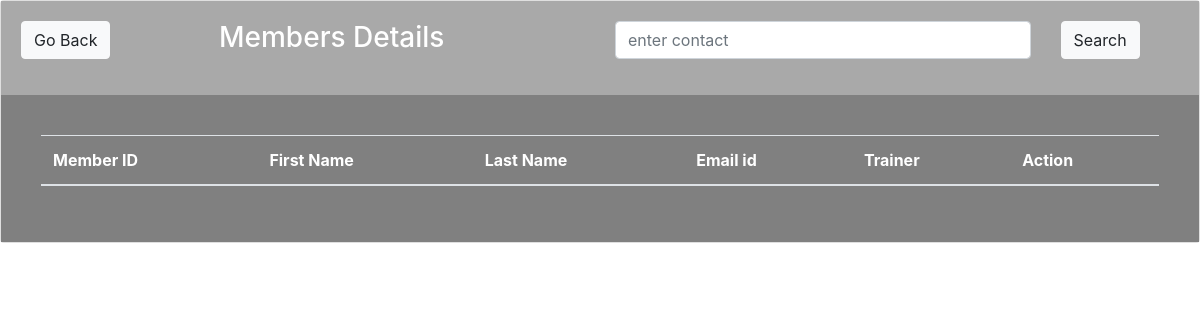
Page /member_details.php on the earlier database version.
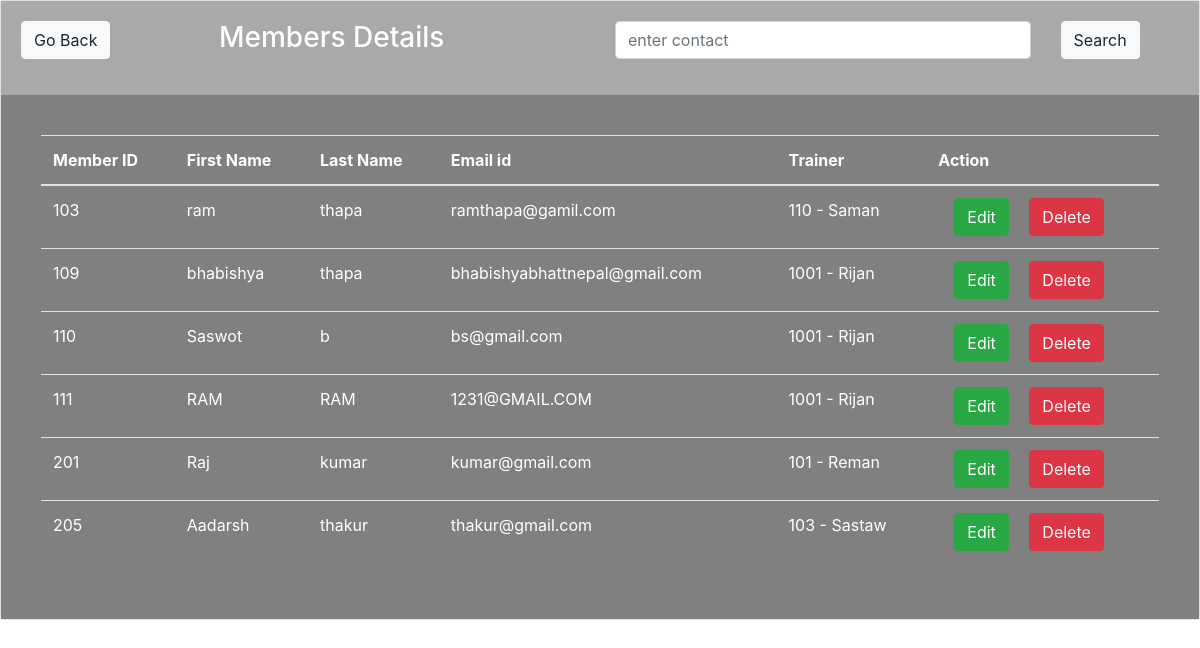
Same page on the later database version.
### tables this page shows
CREATE TABLE IF NOT EXISTS `gymapp` (
    `fname` varchar(40) NOT NULL,
    `lname` varchar(40) NOT NULL,
    `email` varchar(40) NOT NULL,
    `contact` varchar(40) NOT NULL,
    `trainer_id` int NOT NULL,
    `logintb_id` int NULL,
    PRIMARY KEY (`contact`),
    FOREIGN KEY (`trainer_id`) REFERENCES `trainer` (`Trainer_id`),
    FOREIGN KEY (`logintb_id`) REFERENCES `logintb` (`logintb_id`)
);

CREATE TABLE IF NOT EXISTS `trainer` (
    `Trainer_id` int NOT NULL,
    `Name` varchar(40) NOT NULL,
    `phone` int NOT NULL,
    PRIMARY KEY (`Trainer_id`)
);

### func.php (the view, shortened to what this page needs)
<?php
$con = mysqli_connect("localhost", "root", "", "gymwebsite");
function get_member_details()
{
    global $con;
    $query = "select * from gymapp";
    $result = mysqli_query($con, $query);
    while ($row = mysqli_fetch_array($result)) {
        $contact = $row['contact'];
        $fname = $row['fname'];
        $lname = $row['lname'];
        $email = $row['email'];
        $trainer_id = $row['trainer_id'];
        $query_trainer = "SELECT Name FROM trainer WHERE Trainer_id = '$trainer_id'";
        $result_trainer = mysqli_query($con, $query_trainer);
        $row_trainer = mysqli_fetch_assoc($result_trainer);
        $trainer_name = $row_trainer['Name'];
        $trainer_name_id = $trainer_id . " - " . $trainer_name;
        echo "<tr>
        <td>$contact</td>
        <td>$fname</td>
        <td>$lname</td>
        <td>$email</td>
        <td>$trainer_name_id</td>
        <td>
            <a class='btn btn-success mx-3 editbtn' style='text-decoration:none; color:white;'>Edit</a>
            <a href='memberdelete.php?email=$email'  class='btn btn-danger' style='text-decoration:none; color:white;'>Delete</a>
          </td>
        </tr>";
    }
}

### member_details.php (shortened to what this page needs)
<!DOCTYPE html>
<?php include ("func.php"); ?>
<html>
<head>
    <link rel="stylesheet" href="https://maxcdn.bootstrapcdn.com/bootstrap/4.0.0-beta/css/bootstrap.min.css"
>
</head>
<body>
    <div class="container-fluid p-0">
        <div class="card">
            <div class="card-body" style="background-color:darkgrey;color:#ffffff;">
                <div class="row">
                    <div class="col-md-2">
                        <a href="admin-panel.php" class="btn btn-light ">Go Back</a>
                    </div>
                    <div class="col-md-4">
                        <h3>Members Details</h3>
                    </div>
                    <div class="col-md-6">
                        <form class="form-group" action="trainer_search.php" method="post">
                            <div class="row">
                                <div class="col-md-9"><input type="text" name="search" class="form-control"
                                        placeholder="enter contact"></div>
                                <div class="col-md-3"><input type="submit" name="member_search_submit"
                                        class="btn btn-light" value="Search"> </div>
                            </div>
                        </form>
                    </div>
                </div>
            </div>
            <div class="card-body" style="background-color:grey;color:#ffffff;">
                <div class="card-body">
                    <table class="table table-hover">
                        <thead>
                            <tr>
                                <th>Member ID</th>
                                <th>First Name</th>
                                <th>Last Name</th>
                                <th>Email id</th>
                                <th>Trainer</th>
                                <th>Action</th>
                            </tr>
                        </thead>
                        <tbody>
                            <?php get_member_details(); ?>
                        </tbody>
                    </table>
                </div>
            </div>
        </div>
    </div>
</body>
</html>

Differences in the rows shown:
added gymapp: contact "103", fname "ram", lname "thapa", email "ramthapa@gamil.com", trainer.Name "110 - Saman"
added gymapp: contact "109", fname "bhabishya", lname "thapa", email "bhabishyabhattnepal@gmail.com", trainer.Name "1001 - Rijan"
added gymapp: contact "110", fname "Saswot", lname "b", email "bs@gmail.com", trainer.Name "1001 - Rijan"
added gymapp: contact "111", fname "RAM", lname "RAM", email "1231@GMAIL.COM", trainer.Name "1001 - Rijan"
added gymapp: contact "201", fname "Raj", lname "kumar", email "kumar@gmail.com", trainer.Name "101 - Reman"
added gymapp: contact "205", fname "Aadarsh", lname "thakur", email "thakur@gmail.com", trainer.Name "103 - Sastaw"
